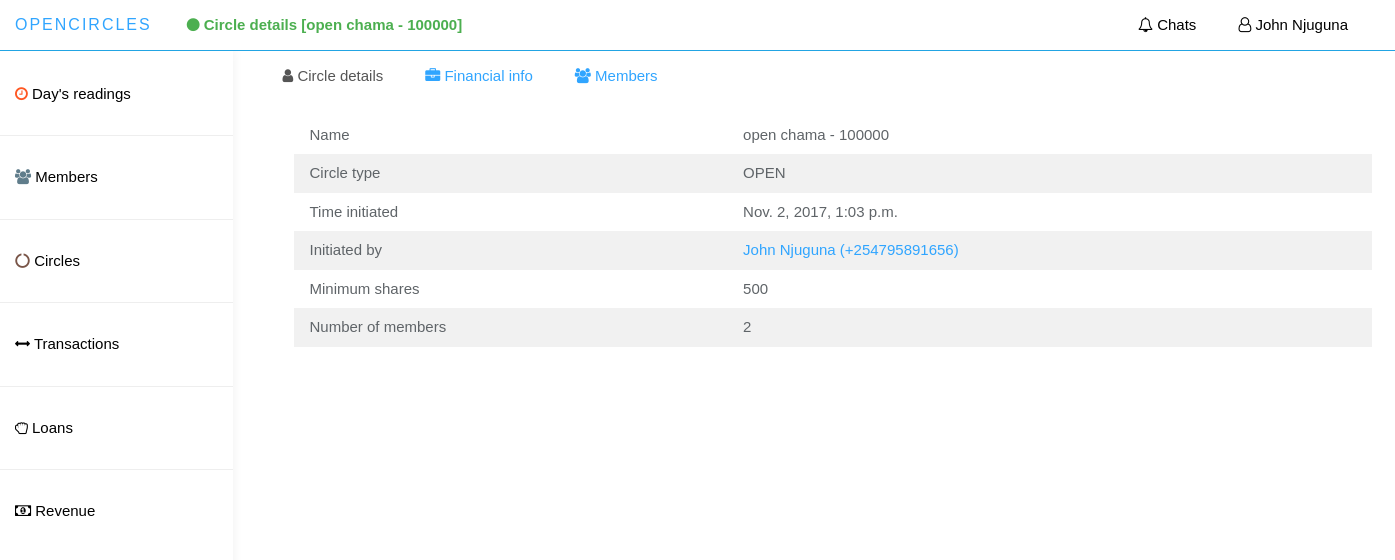
The app's page /app_admin/view_circle_details/1/ (signed in) with its own data.
### circle/models.py (models this page shows)
class Circle(models.Model):
    circle_name = models.CharField(max_length=100,blank=False,unique=True)
    circle_type = models.CharField(max_length=10, blank=False, choices=CIRCLE_TYPE)
    circle_acc_number = models.CharField(max_length=10, blank=False, unique=True)
    initiated_by = models.ForeignKey(Member,null=False, blank=False)
    time_initiated = models.DateTimeField(auto_now=True)
    is_active = models.BooleanField(default=False)
    annual_interest_rate = models.DecimalField(max_digits=5, decimal_places=3, default=0.000)
    minimum_share = models.IntegerField(default=200)
    class Meta:
        db_table = 'Circle'

### member/models.py (models this page shows)
class Member(models.Model):
    user = models.OneToOneField(User,on_delete=models.CASCADE)
    national_id = models.CharField(max_length=20, blank=False, unique=True)
    phone_number = models.CharField(max_length=20, blank=False, unique=True)
    other_name = models.CharField(max_length=20,default="")
    gender = models.CharField(max_length=6, choices=GENDER_CHOICES)
    nationality = models.CharField(max_length=20, blank=True)
    country = models.CharField(max_length=20)
    date_of_birth = models.DateField(null=True)
    passport_image = models.ImageField(upload_to="MEMBER_PROFILE_PICS",null=True,blank=True)
    registered_device = models.TextField(max_length=1000, blank=True)
    currency = models.CharField(max_length=10,default="KES")
    occupation = models.CharField(max_length=100, blank=True)
    time_registered = models.DateTimeField(auto_now_add=True)
    is_validated = models.BooleanField(default = False)
    device_token = models.CharField(max_length=300,default='')
    imei_number = models.CharField(max_length=50,unique=True)
    class Meta:
        db_table = 'Member'

### app_admin/views.py (the view)
# urls.py: url(r'^view_circle_details/(?P<circle_id>[A-Za-z0-9]+)/$', views.view_circle_details,
@login_required(login_url='app_admin:login_page')
def view_circle_details(request, circle_id):
    circle = circles_utils.CircleUtils.get_circle_by_id(circle_id)
    members_count = circles_utils.CircleUtils.get_count_of_circle_members(circle)
    context = {
        'circle': circle,
        'number_of_member': members_count,
        'circle_members': circles_utils.CircleUtils.get_circle_members(circle),
        'loans': {
            'loans_disbursed': loan_utils.LoanUtils.get_total_loans_disbursed_by_circle(circle),
            'repaid': loan_utils.LoanUtils.get_total_repaid_loans_by_circle(circle),
            'bad_loans': loan_utils.LoanUtils.get_bad_loans_by_circle(circle)
        },
        'shares': {
            'total_shares':  shares_utils.SharesUtils.get_circles_total_shares(circle),
            'available_shares': shares_utils.SharesUtils.get_circles_available_shares(circle),
            'locked_shares': shares_utils.SharesUtils.get_circle_locked_shares(circle)
        }
    }
    return render(request, 'app_admin/circle_details.html', context)

### app_admin/circles_utils.py (called while the page is built)
    @staticmethod
    def get_circle_by_id(id):
        return Circle.objects.get(id=id)

    @staticmethod
    def get_count_of_circle_members(circle):
        return CircleMember.objects.filter(circle=circle).count()

    @staticmethod
    def get_circle_members(circle):
        return CircleMember.objects.filter(circle=circle)

### app_admin/loan_utils.py (called while the page is built)
    @staticmethod
    def get_total_loans_disbursed_by_circle(circle):
        total_loans = LoanApplication.objects.filter(circle_member__circle=circle, is_disbursed=True)\
            .aggregate(total=Sum('amount'))
        print(total_loans)
        return total_loans['total'] if total_loans['total'] is not None else 0

    @staticmethod
    def get_total_repaid_loans_by_circle(circle):
        total = LoanApplication.objects.filter(circle_member__circle=circle, is_disbursed=True, is_fully_repaid=True)\
            .aggregate(total=Sum('amount'))
        return total['total'] if total['total'] is not None else 0

    @staticmethod
    def get_bad_loans_by_circle(circle):
        return None

### app_admin/shares_utils.py (called while the page is built)
    @staticmethod
    def get_total_shares_deposit(circle):
        deposits = IntraCircleShareTransaction.objects.filter(
            shares__circle_member__circle=circle,
            transaction_type='DEPOSIT') \
            .aggregate(total=Sum('num_of_shares'))
        return deposits['total'] if deposits['total'] is not None else 0

    @staticmethod
    def get_total_withdrawals(circle):
        withdrawals = IntraCircleShareTransaction.objects.filter(shares__circle_member__circle=circle,
                                                                 transaction_type='WITHDRAW')\
            .aggregate(total=Sum('num_of_shares'))
        return withdrawals['total'] if withdrawals['total'] is not None else 0

    @staticmethod
    def get_circles_available_shares(circle):
        return SharesUtils.get_total_shares_deposit(circle) - (SharesUtils.get_total_withdrawals(circle)
                                                               + SharesUtils.get_circle_locked_shares(circle))

    @staticmethod
    def get_circles_total_shares(circle):
        return SharesUtils.get_total_shares_deposit(circle) - SharesUtils.get_total_withdrawals(circle)

### app_admin/templates/app_admin/circle_details.html (shortened to what this page needs)
{% extends 'app_admin/base_dashboard.html' %}
{% load static %}
{% load humanize %}
{% block current_page %}
    <i class="fa fa-circle"></i> Circle details [{{circle.circle_name }} - {{circle.circle_acc_number }}]
{% endblock %}
{% block main_container %}
     <div class="col-sm-9 col-sm-offset-3 col-lg-10 col-lg-offset-2 main">
        <div class="container">
        <ul class="nav nav-tabs">
          <li class="active">
            <a data-toggle="tab" href="#circle-details">
              <i class="fa fa-user"></i> Circle details
            </a>
          </li>
          <li>
            <a data-toggle="tab" href="#financial-info">
                <i class="fa fa-briefcase"></i> Financial info
            </a>
          </li>
          <li>
            <a data-toggle="tab" href="#members">
                <i class="fa fa-users"></i> Members
            </a>
          </li>
       </ul>
        <div class="tab-content">
            <div id="circle-details" class="tab-pane fade in active">
                <div class="w3-container">
                    <table class="w3-table w3-striped">
                        <tr>
                            <td>Name</td>
                            <td>{{ circle.circle_name}} - {{ circle.circle_acc_number }}</td>
                        </tr>
                        <tr>
                            <td>Circle type</td>
                            <td>{{ circle.circle_type }}</td>
                        </tr>
                        <tr>
                            <td>Time initiated</td>
                            <td>{{ circle.time_initiated }}</td>
                        </tr>
                        <tr>
                            <td>Initiated by</td>
                            <td>
                                <a href="{% url 'app_admin:view_member_details' member_id=circle.initiated_by.id %}">
                                    {{ circle.initiated_by.user.first_name }} {{ circle.initiated_by.user.last_name }}
                                    ({{ circle.initiated_by.phone_number }})
                                </a>
                            </td>
                        </tr>
                        <tr>
                            <td>Minimum shares</td>
                            <td>{{ circle.minimum_share|intcomma}}</td>
                        </tr>
                        <tr>
                            <td>Number of members</td>
                            <td>{{ number_of_member|intcomma }}</td>
                        </tr>
                    </table>
                </div>
            </div>
       </div>
     </div>
     </div>
{% endblock %}

### app_admin/templates/app_admin/base_dashboard.html (shortened to what this page needs)
{% load staticfiles %}
{% load humanize %}
<!DOCTYPE html>
<html lang="en">
{% block head %}
  <head>
      <link rel="stylesheet" type="text/css" href="{% static 'app_admin/bootstrap/css/bootstrap.min.css' %}" />
      <link rel="stylesheet" type="text/css" href="{% static 'app_admin/font-awesome/css/font-awesome.min.css' %}" />
      <link rel="stylesheet" type="text/css" href="{% static 'app_admin/w3css/w3.css' %}" />
      <link rel="stylesheet" type="text/css" href="{% static 'app_admin/bootstrapdatetimepicker/bootstrap-datetimepicker.min.css' %}"/>
      <link rel="stylesheet" type="text/css" href="{% static 'app_admin/custom_css/styles.css' %}" >
  </head>
{% endblock %}
{% block body %}
    <body>
    <nav class="navbar navbar navbar-fixed-top w3-white border-bottom-blue" role="navigation">
        <div class="container-fluid">
          <div class="navbar-header">
            <a class="navbar-brand">
              <span>Opencircles</span>
            </a>
            <ul class="user-menu nav-tabs pull-left">
              <li>
                <a class="cursor-pointer w3-text-green">
                    <b>
                        {% block current_page %}{% endblock %}
                    </b>
                </a>
              </li>
            </ul>
            <ul class="user-menu nav-tabs">
              <li>
                <a class="cursor-pointer w3-text-black" href="{% url 'app_admin:chats' %}"><i class="fa fa-bell-o"></i> Chats </a>
              </li>
              <li class="dropdown pull-right">
                <a class="dropdown-toggle w3-text-black cursor-pointer" data-toggle="dropdown">
                  <i class="fa fa-user-o"></i> {{ request.user.first_name }} {{ request.user.last_name }}
                </a>
                </li>
              </ul>
          </div>
        </div>
	</nav>
  <div id="sidebar-collapse" class="col-sm-3 col-lg-2 sidebar">
  <ul class="nav menu">
    <li><br></li>
    <li>
      <a href="{% url 'app_admin:home' %}" class="w3-text-black">
        <i class="fa fa-clock-o w3-text-deep-orange"></i>
         Day's readings
      </a>
    </li>
    <li role="presentation" class="divider"></li>
    <li>
      <a href="{% url 'app_admin:members' %}" class="w3-text-black">
        <i class="fa fa-users w3-text-blue-gray"></i>
         Members
      </a>
    </li>
    <li role="presentation" class="divider"></li>
    <li>
      <a href="{% url 'app_admin:circles_list' %}" class="w3-text-black">
        <i class="fa fa-circle-o-notch w3-text-brown"></i>
         Circles
      </a>
    </li>
    <li role="presentation" class="divider"></li>
    <li class="parent ">
      <a data-toggle="collapse" data-target="#sub-item-1" class="w3-text-black" href="#">
          <i class="fa fa-arrows-h"></i>
            Transactions
      </a>
    </li>
    <li role="presentation" class="divider"></li>
    <li class="parent ">
      <a data-toggle="collapse" data-target="#loans-sub-items" class="w3-text-black" href="#">
          <i class="fa fa-hand-grab-o"></i>
            Loans
      </a>
    </li>
    <li role="presentation" class="divider"></li>
    <li class="parent ">
      <a data-toggle="collapse" data-target="#sub-item-2" class="w3-text-black" href="#">
          <i class="fa fa-money"></i>
            Revenue
      </a>
    </li>
  </ul>
  </div>
    {% block main_container %}{% endblock %}
    </body>
    {% endblock %}
</html>

### app_admin/static/app_admin/w3css/w3.css (style rules this page uses)
*,*:before,*:after { box-sizing:inherit }
html { -ms-text-size-adjust:100%;-webkit-text-size-adjust:100% }
body { margin:0 }
article,aside,details,figcaption,figure,footer,header,main,menu,nav,section,summary { display:block }
a { background-color:transparent;-webkit-text-decoration-skip:objects }
html,body { font-family:Verdana,sans-serif;font-size:15px;line-height:1.5 }
html { overflow-x:hidden }
a { color:inherit }
.w3-table,.w3-table-all { border-collapse:collapse;border-spacing:0;width:100%;display:table }
.w3-striped tbody tr:nth-child(even) { background-color:#f1f1f1 }
.w3-table td,.w3-table th,.w3-table-all td,.w3-table-all th { padding:8px 8px;display:table-cell;text-align:left;vertical-align:top }
.w3-table th:first-child,.w3-table td:first-child,.w3-table-all th:first-child,.w3-table-all td:first-child { padding-left:16px }
.w3-container:after,.w3-panel:after,.w3-row:after,.w3-row-padding:after,.w3-topnav:after,.w3-clear:after,.w3-btn-group:before,.w3-btn-group:after,.w3-btn-bar:before,.w3-btn-bar:after { content:"";display:table;clear:both }
.w3-container { padding:0.01em 16px }
.w3-white,.w3-hover-white:hover { color:#000!important;background-color:#fff!important }
.w3-text-brown,.w3-hover-text-brown:hover { color:#795548!important }
.w3-text-blue-grey,.w3-hover-text-blue-grey:hover,.w3-text-blue-gray,.w3-hover-text-blue-gray:hover { color:#607d8b!important }
.w3-text-green,.w3-hover-text-green:hover { color:#4CAF50!important }
.w3-text-deep-orange,.w3-hover-text-deep-orange:hover { color:#ff5722!important }
.w3-text-black,.w3-hover-text-black:hover { color:#000!important }

### app_admin/static/app_admin/custom_css/styles.css (style rules this page uses)
body { top: 90px; margin-bottom: 50px; background: #FFFFFF; padding-top: 50px; color: #5f6468; }
a, a:hover, a:focus { color: #30a5ff; }
.navbar-header .navbar-brand { color: #fff; font-size: 16px; text-transform: uppercase; font-weight: 500; letter-spacing: 2px; }
.navbar-header .navbar-brand span { color: #30a5ff; }
.nav-tabs { background: #e9ecf2; border: 0; }
.nav-tabs li a, .nav-tabs li a:hover, .nav-tabs li.active a, .nav-tabs li.active a:hover { border: 0; padding: 15px 20px; }
.tab-content { padding: 15px; }
.navbar { border: 0; }
.user-menu { display: inline-block; margin-top: 14px; margin-right: 10px; float: right; list-style: none; padding: 0; }
.user-menu a { color: #fff; }
.sidebar { display: block; background-color: #fff; padding: 0; display: none; }
@media (min-width: 768px) { .sidebar { display: block; position: fixed; top: 50px; bottom: 0; left: 0; z-index: 1000; display: block; margin: 0; padding: 0; overflow-x: hidden; overflow-y: auto; background-color: #fff; box-shadow: 1px 0px 10px rgba(0, 0, 0, .05); } }
@media (min-width: 768px) { .navbar-header { width: 100%; } }
.sidebar ul.nav li.divider { border-bottom: 1px solid #eee; margin: 20px 0; }
.nav-tabs { background: #ffffff; }
.border-bottom-blue { border-bottom: 1px solid #22A4E3; }
.cursor-pointer { cursor: pointer; }

### records on screen
Circle: circle_name "open chama", circle_acc_number "100000", circle_type "OPEN", time_initiated "Nov. 2, 2017, 1:03 p.m.", initiated_by.user.first_name "John", initiated_by.user.last_name "Njuguna", initiated_by.phone_number "+254795891656", minimum_share "500"

### other values on screen
{{ request.user.first_name }} "John"
{{ request.user.last_name }} "Njuguna"
{{ number_of_member|intcomma }} "2"
